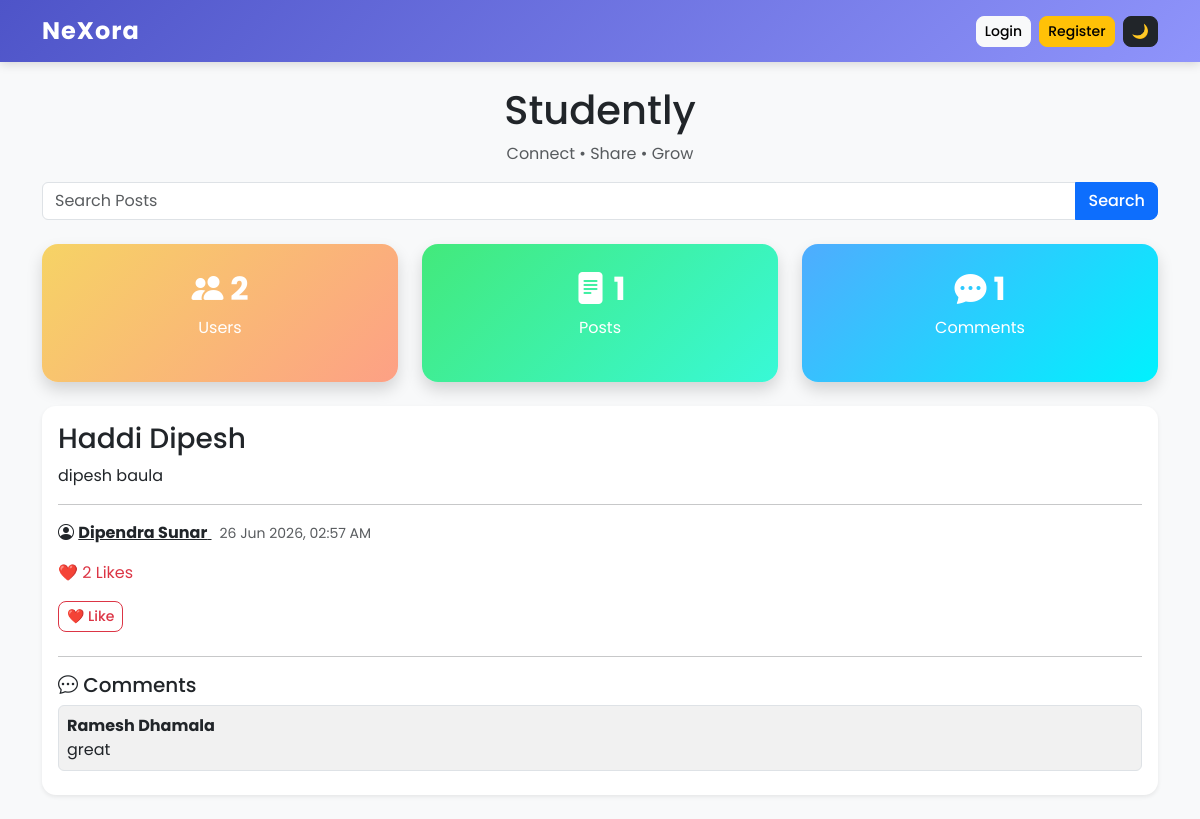
The page / on the database its author committed.
### app.py (models this page shows)
class Post(db.Model):
    id = db.Column(db.Integer, primary_key=True)
    title = db.Column(db.String(200))
    content = db.Column(db.Text)
    username = db.Column(db.String(100))
    likes = db.Column(db.Integer, default=0)
    image = db.Column(db.String(200))
    created_at = db.Column(db.DateTime, default=datetime.utcnow)

class Comment(db.Model):
    id = db.Column(db.Integer, primary_key=True)
    post_id = db.Column(db.Integer)
    username = db.Column(db.String(100))
    comment = db.Column(db.Text)

### app.py (the view)
@app.route('/')
def home():
    search = request.args.get('search')
    if search:
        posts = Post.query.filter(
            Post.title.contains(search)
        ).order_by(Post.id.desc()).all()
    else:
        posts = Post.query.order_by(Post.id.desc()).all()
    username = session.get('username')
    comments = Comment.query.all()
    total_users = User.query.count()
    total_posts = Post.query.count()
    total_comments = Comment.query.count()
    bookmarked_ids = []
    if username:
        bookmarked_ids = [
            b.post_id for b in Bookmark.query.filter_by(username=username).all()
        ]
    return render_template(
        "index.html",
        posts=posts,
        username=username,
        comments=comments,
        total_users=total_users,
        total_posts=total_posts,
        total_comments=total_comments,
        bookmarked_ids=bookmarked_ids
    )

### app.py (called while the page is built)
@app.context_processor
def inject_globals():
    theme = session.get('theme', 'light')
    unread_count = 0
    if 'username' in session:
        unread_count = Notification.query.filter_by(
            username=session['username'],
            is_read=False
        ).count()
    return {'theme': theme, 'unread_count': unread_count}

### templates/index.html (shortened to what this page needs)
<!DOCTYPE html>
<html>
<head>
    <link href="https://cdn.jsdelivr.net/npm/bootstrap@5.3.3/dist/css/bootstrap.min.css" rel="stylesheet">
    <link rel="stylesheet" href="https://cdn.jsdelivr.net/npm/bootstrap-icons@1.11.3/font/bootstrap-icons.min.css">
    <link rel="stylesheet" href="{{ url_for('static', filename='style.css') }}">
</head>
<body class="{{ 'bg-dark text-white' if theme == 'dark' else 'bg-light' }}">
{% include 'navbar.html' %}
<div class="container mt-4">
<div class="text-center mb-4">
    <h1>Studently</h1>
    <p class="{{ 'text-light' if theme == 'dark' else 'text-muted' }}">
        Connect • Share • Grow
    </p>
    <form method="GET">
        <div class="input-group mt-3">
            <input type="text" name="search" class="form-control" placeholder="Search Posts">
            <button class="btn btn-primary">Search</button>
        </div>
    </form>
</div>
<div class="row mt-4 mb-4">
    <div class="col">
        <div class="card stat-card stat-users text-center shadow">
            <div class="card-body">
                <h2><i class="bi bi-people-fill"></i> {{ total_users }}</h2>
                <p>Users</p>
            </div>
        </div>
    </div>
    <div class="col">
        <div class="card stat-card stat-posts text-center shadow">
            <div class="card-body">
                <h2><i class="bi bi-file-text-fill"></i> {{ total_posts }}</h2>
                <p>Posts</p>
            </div>
        </div>
    </div>
    <div class="col">
        <div class="card stat-card stat-comments text-center shadow">
            <div class="card-body">
                <h2><i class="bi bi-chat-dots-fill"></i> {{ total_comments }}</h2>
                <p>Comments</p>
            </div>
        </div>
    </div>
</div>
{% for post in posts %}
<div class="card shadow-sm mb-4 {{ 'bg-secondary text-white' if theme == 'dark' else '' }}">
    <div class="card-body">
        <h3>{{ post.title }}</h3>
        <p>{{ post.content }}</p>
        <hr>
        <p>
            <i class="bi bi-person-circle"></i>
            <a href="/user/{{ post.username }}" class="{{ 'text-white' if theme == 'dark' else 'text-dark' }}">
                <b>{{ post.username }}</b>
            </a>
            {% if post.created_at %}
            <span class="text-muted small ms-2">{{ post.created_at.strftime('%d %b %Y, %I:%M %p') }}</span>
            {% endif %}
        </p>
        <p class="text-danger">❤️ {{ post.likes }} Likes</p>
        <a href="/like_post/{{ post.id }}" class="btn btn-outline-danger btn-sm mb-2 like-btn">
            ❤️ Like
        </a>
        <hr>
        <h5><i class="bi bi-chat-dots"></i> Comments</h5>
        {% for c in comments %}
            {% if c.post_id == post.id %}
            <div class="border rounded p-2 mb-2 comment-box {{ 'bg-dark text-white border-light' if theme == 'dark' else '' }}">
                <b>{{ c.username }}</b><br>
                {{ c.comment }}
            </div>
            {% endif %}
        {% endfor %}
    </div>
</div>
{% endfor %}
</div>
</body>
</html>

### static/style.css (style rules this page uses)
body { font-family: 'Poppins', sans-serif; transition: background-color 0.3s ease, color 0.3s ease; }
.card { border: none; border-radius: 14px; transition: transform 0.2s ease, box-shadow 0.2s ease; }
.stat-card { border-radius: 16px; color: white; padding: 10px; }
.stat-users { background: linear-gradient(135deg, #f6d365, #fda085); }
.stat-posts { background: linear-gradient(135deg, #43e97b, #38f9d7); }
.stat-comments { background: linear-gradient(135deg, #4facfe, #00f2fe); }
.stat-card h2 { font-weight: 700; }
.btn { border-radius: 8px; font-weight: 500; transition: transform 0.15s ease; }
.comment-box { border-radius: 10px; background-color: #f1f1f1; }

### rows shown on the page
Post: title "Haddi Dipesh", content "dipesh baula", username "Dipendra Sunar", created_at "26 Jun 2026, 02:57 AM", likes "2"
Comment: username "Ramesh Dhamala", comment "great"

### other values the page prints
{{ total_users }} "2"
{{ total_posts }} "1"
{{ total_comments }} "1"
